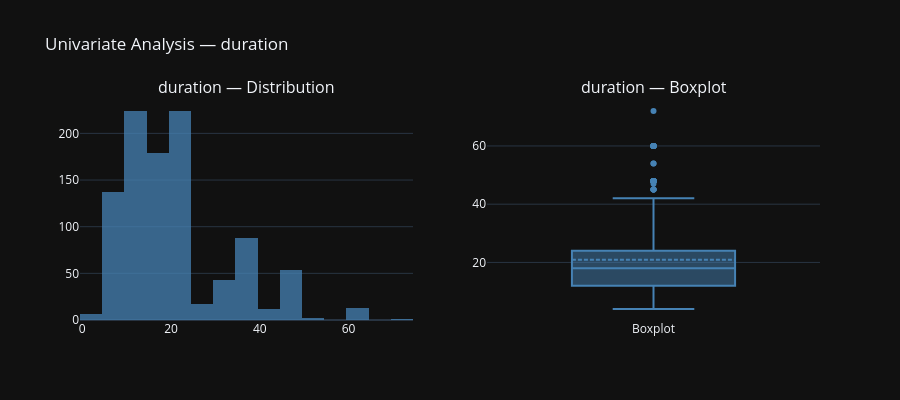
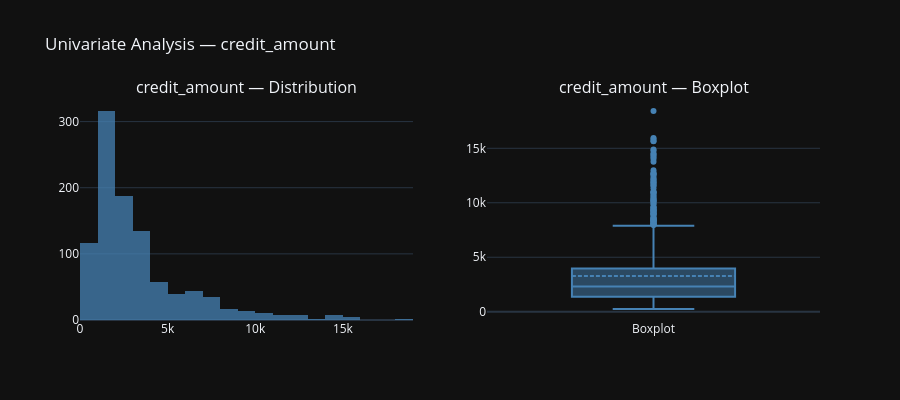
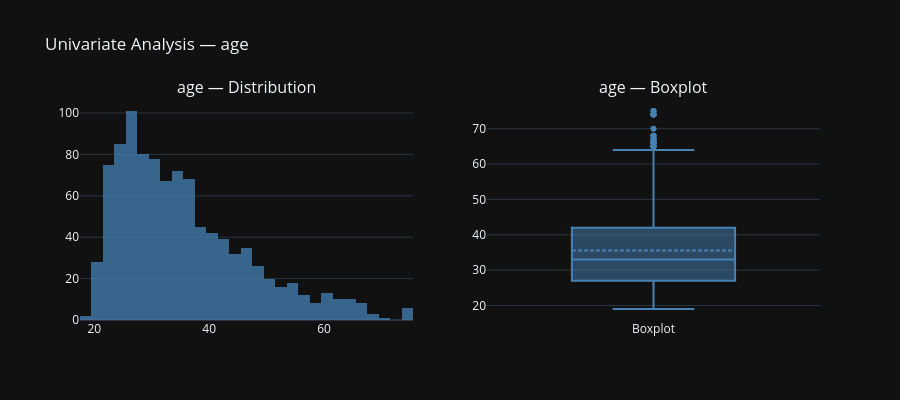

Here is the notebook cell these charts were saved with, in order:
### Code cell
continuous_cols = ['duration', 'credit_amount', 'age']

for col in continuous_cols:
    fig = make_subplots(rows=1, cols=2,
                        subplot_titles=(f'{col} — Distribution', 
                                        f'{col} — Boxplot'))
    
    # Histogram
    fig.add_trace(
        go.Histogram(x=df[col], nbinsx=30,
                     marker_color='steelblue', opacity=0.75,
                     name='Distribution'),
        row=1, col=1
    )
    
    # Boxplot
    fig.add_trace(
        go.Box(y=df[col], marker_color='steelblue',
               name='Boxplot', boxmean=True),
        row=1, col=2
    )
    
    fig.update_layout(
        title=f'Univariate Analysis — {col}',
        height=400, showlegend=False,
        template='plotly_dark'
    )
    fig.show()

### Figure 1 — Plotly figure (JSON) as saved in the notebook; plotly's stock layout.template omitted (floating-point values rounded to 4 significant figures; data arrays with more than 128 entries replaced by an {"elided": "..."} marker saying what was removed)
{"data": [{"marker": {"color": "steelblue"}, "name": "Distribution", "nbinsx": 30, "opacity": 0.75, "type": "histogram", "x": {"elided": "1000 int values"}, "xaxis": "x", "yaxis": "y"}, {"boxmean": true, "marker": {"color": "steelblue"}, "name": "Boxplot", "type": "box", "xaxis": "x2", "y": {"elided": "1000 int values"}, "yaxis": "y2"}], "layout": {"annotations": [{"font": {"size": 16}, "showarrow": false, "text": "duration — Distribution", "x": 0.225, "xanchor": "center", "xref": "paper", "y": 1, "yanchor": "bottom", "yref": "paper"}, {"font": {"size": 16}, "showarrow": false, "text": "duration — Boxplot", "x": 0.775, "xanchor": "center", "xref": "paper", "y": 1, "yanchor": "bottom", "yref": "paper"}], "height": 400, "showlegend": false, "title": {"text": "Univariate Analysis — duration"}, "xaxis": {"anchor": "y", "domain": [0, 0.45]}, "xaxis2": {"anchor": "y2", "domain": [0.55, 1]}, "yaxis": {"anchor": "x", "domain": [0, 1]}, "yaxis2": {"anchor": "x2", "domain": [0, 1]}}}

### Figure 2 — Plotly figure (JSON) as saved in the notebook; plotly's stock layout.template omitted (floating-point values rounded to 4 significant figures; data arrays with more than 128 entries replaced by an {"elided": "..."} marker saying what was removed)
{"data": [{"marker": {"color": "steelblue"}, "name": "Distribution", "nbinsx": 30, "opacity": 0.75, "type": "histogram", "x": {"elided": "1000 int values"}, "xaxis": "x", "yaxis": "y"}, {"boxmean": true, "marker": {"color": "steelblue"}, "name": "Boxplot", "type": "box", "xaxis": "x2", "y": {"elided": "1000 int values"}, "yaxis": "y2"}], "layout": {"annotations": [{"font": {"size": 16}, "showarrow": false, "text": "credit_amount — Distribution", "x": 0.225, "xanchor": "center", "xref": "paper", "y": 1, "yanchor": "bottom", "yref": "paper"}, {"font": {"size": 16}, "showarrow": false, "text": "credit_amount — Boxplot", "x": 0.775, "xanchor": "center", "xref": "paper", "y": 1, "yanchor": "bottom", "yref": "paper"}], "height": 400, "showlegend": false, "title": {"text": "Univariate Analysis — credit_amount"}, "xaxis": {"anchor": "y", "domain": [0, 0.45]}, "xaxis2": {"anchor": "y2", "domain": [0.55, 1]}, "yaxis": {"anchor": "x", "domain": [0, 1]}, "yaxis2": {"anchor": "x2", "domain": [0, 1]}}}

### Figure 3 — Plotly figure (JSON) as saved in the notebook; plotly's stock layout.template omitted (floating-point values rounded to 4 significant figures; data arrays with more than 128 entries replaced by an {"elided": "..."} marker saying what was removed)
{"data": [{"marker": {"color": "steelblue"}, "name": "Distribution", "nbinsx": 30, "opacity": 0.75, "type": "histogram", "x": {"elided": "1000 int values"}, "xaxis": "x", "yaxis": "y"}, {"boxmean": true, "marker": {"color": "steelblue"}, "name": "Boxplot", "type": "box", "xaxis": "x2", "y": {"elided": "1000 int values"}, "yaxis": "y2"}], "layout": {"annotations": [{"font": {"size": 16}, "showarrow": false, "text": "age — Distribution", "x": 0.225, "xanchor": "center", "xref": "paper", "y": 1, "yanchor": "bottom", "yref": "paper"}, {"font": {"size": 16}, "showarrow": false, "text": "age — Boxplot", "x": 0.775, "xanchor": "center", "xref": "paper", "y": 1, "yanchor": "bottom", "yref": "paper"}], "height": 400, "showlegend": false, "title": {"text": "Univariate Analysis — age"}, "xaxis": {"anchor": "y", "domain": [0, 0.45]}, "xaxis2": {"anchor": "y2", "domain": [0.55, 1]}, "yaxis": {"anchor": "x", "domain": [0, 1]}, "yaxis2": {"anchor": "x2", "domain": [0, 1]}}}
